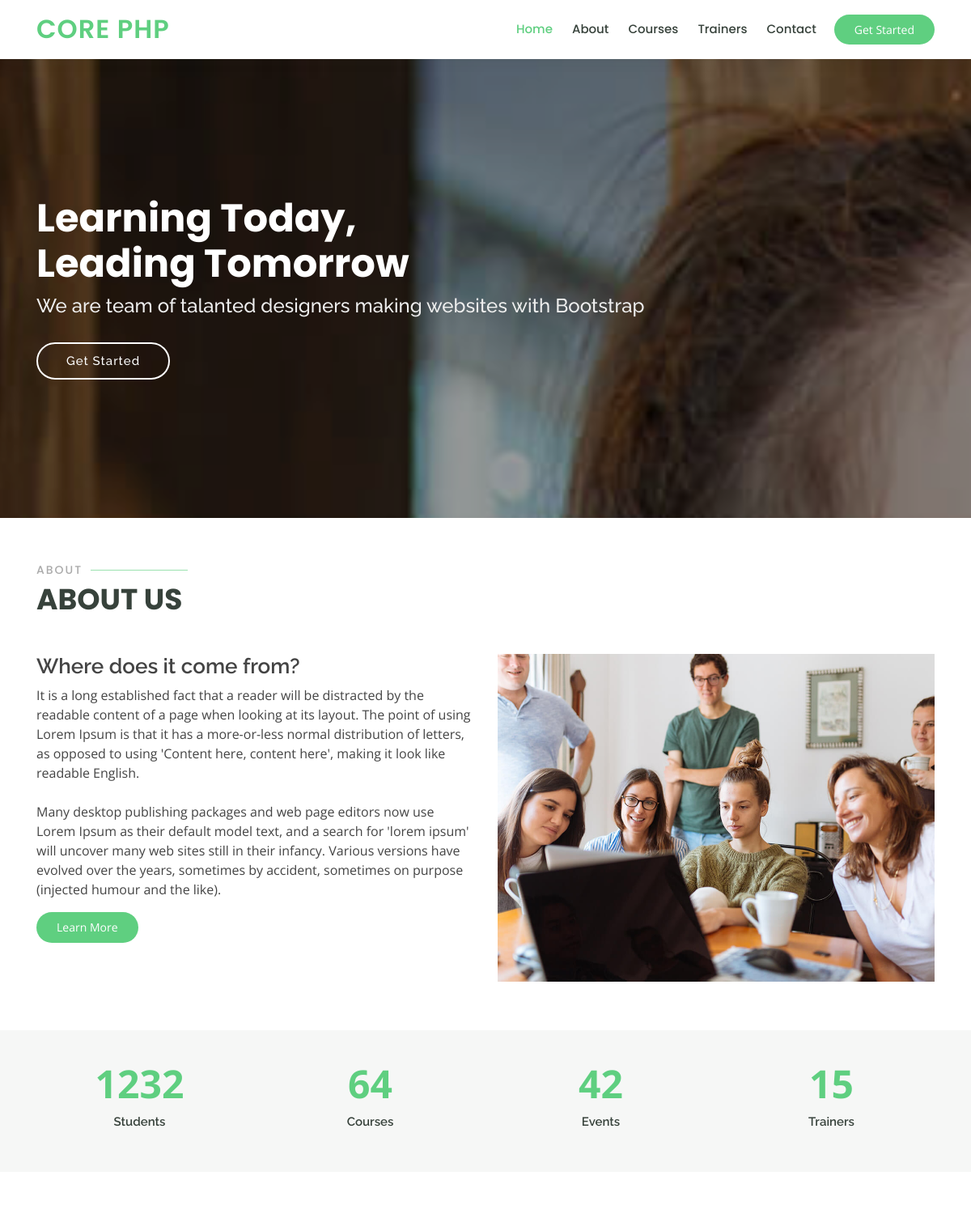
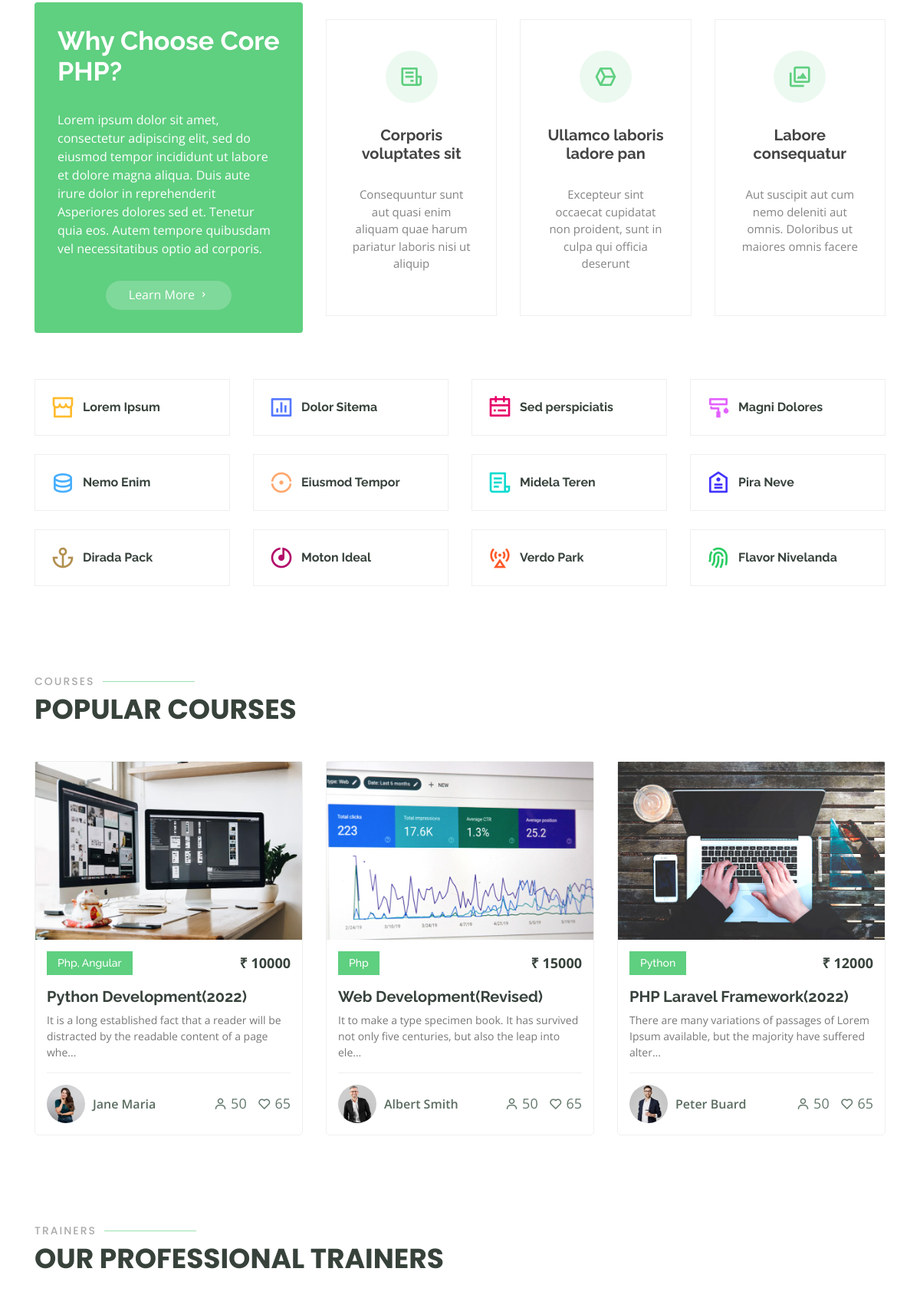
The page / (upper part) on the database its author committed (2 pictures, top to bottom).
### tables this page shows
CREATE TABLE `about` (
  `id` int(11) NOT NULL,
  `title` varchar(255) NOT NULL,
  `description` text NOT NULL,
  `about_image` varchar(255) NOT NULL,
  `no_students` int(11) NOT NULL,
  `no_courses` int(11) NOT NULL,
  `no_trainers` int(11) NOT NULL,
  `no_events` int(11) NOT NULL
);

CREATE TABLE `courses` (
  `id` int(11) NOT NULL,
  `course_name` varchar(255) NOT NULL,
  `description` text NOT NULL,
  `course_fee` int(11) NOT NULL,
  `course_image` varchar(255) NOT NULL,
  `trainer_id` int(11) NOT NULL
);

CREATE TABLE `trainers` (
  `id` int(11) NOT NULL,
  `name` varchar(255) NOT NULL,
  `about_trainer` text NOT NULL,
  `course_id` int(11) NOT NULL,
  `trainer_image` varchar(255) NOT NULL,
  `domain` varchar(255) NOT NULL
);

### index.php (called while the page is built, shortened)
<?php
    require('header.php');
    require('banner.php');
    require('about.php');
    require('content.php');
    require('courses.php');
    require('trainers.php');
?>
<?php
    require('footer.php');
?>

### frontend-DB.php (called while the page is built, shortened)
<?php
   class DB {
        private $username;
        private $password;
        private $databasename;
        private $server;
        private $connection;
        function __construct()
        {
            $this->username = 'root';
            $this->password = '';
            $this->databasename = 'coding_master';
            $this->server = 'localhost';
        }
        function connect()
        {
            $this->connection = mysqli_connect($this->server, $this->username, $this->password, $this->databasename);
        }
        function get_about_data()
        {
            $sql = "SELECT * FROM about";
            $result = mysqli_query($this->connection, $sql);
            $row = mysqli_fetch_assoc($result);
            return $row;
        }
        function get_all_courses()
        {
            $sql = "SELECT course.id, course.course_name, course.course_image, course.description, course.course_fee, trainer.name, trainer.domain, trainer.trainer_image FROM courses course LEFT JOIN trainers trainer ON course.trainer_id = trainer.id";
            $result = mysqli_query($this->connection, $sql);
            if($result == true){
                $data = [];
                while($row = mysqli_fetch_assoc($result)){
                    $data[] = $row;
                }
            }
            return $data;
        }
    }
    $db_object = new DB();
?>

### courses.php (the view)
<?php
    $courses = $db_object->get_all_courses();
?>
<section id="popular-courses" class="courses">
    <div class="container" data-aos="fade-up">
    <div class="section-title">
        <h2>Courses</h2>
        <p>Popular Courses</p>
    </div>
    <div class="row" data-aos="zoom-in" data-aos-delay="100">
        <?php foreach($courses as $course): ?>
            <div class="col-lg-4 col-md-6 d-flex align-items-stretch">
                <div class="course-item">
                    <img src="./admin/uploaded_images/<?= $course['course_image'] ?>" class="img-fluid" alt="...">
                    <div class="course-content">
                    <div class="d-flex justify-content-between align-items-center mb-3">
                        <h4 class="text-capitalize"><?= $course['domain'] ?></h4>
                        <p class="price">₹ <?= $course['course_fee'] ?></p>
                    </div>
                    <h3><a href="course-details.html"><?= $course['course_name'] ?></a></h3>
                    <p>
                        <?php
                            echo substr(trim($course['description']), 0, 100);
                        ?>...
                    </p>
                    <div class="trainer d-flex justify-content-between align-items-center">
                        <div class="trainer-profile d-flex align-items-center">
                        <img src="./admin/uploaded_images/<?= $course['trainer_image'] ?>" class="img-fluid" alt="">
                        <span><?= $course['name'] ?></span>
                        </div>
                        <div class="trainer-rank d-flex align-items-center">
                        <i class="bx bx-user"></i>&nbsp;50
                        &nbsp;&nbsp;
                        <i class="bx bx-heart"></i>&nbsp;65
                        </div>
                    </div>
                    </div>
                </div>
            </div>
        <?php endforeach; ?>
    </div>
    </div>
</section>

### about.php
<?php
    require('frontend-DB.php');
    $about_detail = $db_object->get_about_data();
?>
<section id="about" class="about">
    <div class="container" data-aos="fade-up">
    <div class="section-title">
        <h2>About</h2>
        <p>About Us</p>
    </div>
    <div class="row">
        <div class="col-lg-6 order-1 order-lg-2" data-aos="fade-left" data-aos-delay="100">
        <img src="./admin/uploaded_images/<?= $about_detail['about_image'] ?>" class="img-fluid" alt="">
        </div>
        <div class="col-lg-6 pt-4 pt-lg-0 order-2 order-lg-1 content">
        <h3><?= $about_detail['title'] ?></h3>
        <p>
            <?= $about_detail['description'] ?>
        </p>
        <a href="about.php" class="learn-more-btn">Learn More</a>
        </div>
    </div>
    </div>
</section>

### assets/css/style.css (style rules this page uses)
body { font-family: "Open Sans", sans-serif; color: #444444; }
a { color: #5fcf80; }
h1, h2, h3, h4, h5, h6 { font-family: "Raleway", sans-serif; }
section { padding: 60px 0; overflow: hidden; }
.section-title { padding-bottom: 40px; }
.section-title h2 { font-size: 14px; font-weight: 500; padding: 0; line-height: 1px; margin: 0 0 5px 0; letter-spacing: 2px; text-transform: uppercase; color: #aaaaaa; font-family: "Poppins", sans-serif; }
.section-title h2::after { content: ""; width: 120px; height: 1px; display: inline-block; background: #9ae1af; margin: 4px 10px; }
.section-title p { margin: 0; margin: 0; font-size: 36px; font-weight: 700; text-transform: uppercase; font-family: "Poppins", sans-serif; color: #37423b; }
.about .content h3 { font-weight: 600; font-size: 26px; }
.about .content .learn-more-btn { background: #5fcf80; color: #fff; border-radius: 50px; padding: 8px 25px 9px 25px; white-space: nowrap; transition: 0.3s; font-size: 14px; display: inline-block; }
.courses .course-item { border-radius: 5px; border: 1px solid #eef0ef; }
.courses .course-content { padding: 15px; }
.courses .course-content h3 { font-weight: 700; font-size: 20px; }
.courses .course-content h3 a { color: #37423b; transition: 0.3s; }
.courses .course-content p { font-size: 14px; color: #777777; }
.courses .course-content h4 { font-size: 14px; background: #5fcf80; padding: 7px 14px; color: #fff; margin: 0; }
.courses .course-content .price { margin: 0; font-weight: 700; font-size: 18px; color: #37423b; }
.courses .trainer { padding-top: 15px; border-top: 1px solid #eef0ef; }
.courses .trainer .trainer-profile img { max-width: 50px; border-radius: 50px; }
.courses .trainer .trainer-profile span { padding-left: 10px; font-weight: 600; font-size: 16px; color: #5a6c60; }
.courses .trainer .trainer-rank { font-size: 18px; color: #657a6d; }

### rows shown on the page
about: about_image (picture), title "Where does it come from?", description "It is a long established fact that a reader will be distracted by the readable content of a page when looking at its layout. The point of using Lorem Ipsum is that it has a more-or-less normal distribution of letters, as opposed to using 'Content here, content here', making it look like readable English. Many desktop publishing packages and web page editors now use Lorem Ipsum as their default model text, and a search for 'lorem ipsum' will uncover many web sites still in their infancy. Various versions have evolved over the years, sometimes by accident, sometimes on purpose (injected humour and the like)."
courses: course_image (picture), trainer.domain "Php, Angular", course_fee "10000", course_name "Python Development(2022)", description "It is a long established fact that a reader will be distracted by the readable content of a page whe", trainer.trainer_image (picture), trainer.name "Jane Maria"
courses: course_image (picture), trainer.domain "Php", course_fee "15000", course_name "Web Development(Revised)", description "It to make a type specimen book. It has survived not only five centuries, but also the leap into ele", trainer.trainer_image (picture), trainer.name "Albert Smith"
courses: course_image (picture), trainer.domain "Python", course_fee "12000", course_name "PHP Laravel Framework(2022)", description "There are many variations of passages of Lorem Ipsum available, but the majority have suffered alter", trainer.trainer_image (picture), trainer.name "Peter Buard"
